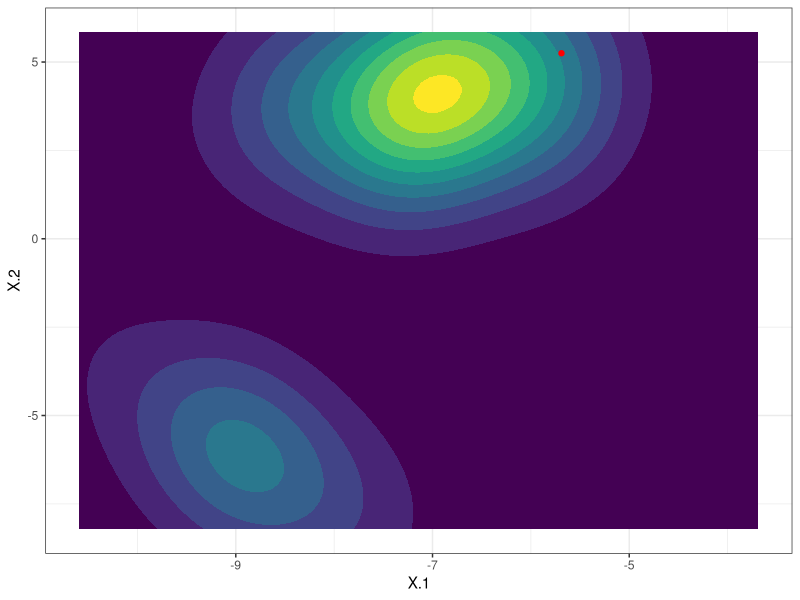

Write the R code that produced this figure. (Note: this script raises an error after producing the figure.)
library(abind)
library(ggplot2)
library(MCMCpack)
library(mvtnorm)

setwd("~/git/tyche/inverse_problem/examples/lm-mixednormal-fixed")
rm(list = ls())

set.seed(0)

N = 100
k = 2
num.components = 2

alpha = 4
beta = c(-2.5, -1.25)
mixing.prob = c(0.25, 0.75)
mixing.prob.cum = cumsum(mixing.prob)
mu.X = matrix(c(-9, -6, -7, 4), ncol = 2)
Sigma.X = array(dim = c(2, 2, 2))
Sigma.X[,,1] = matrix(c(0.6, -0.9, -0.9, 1.5), nrow = 2)
Sigma.X[,,2] = matrix(c(1, 0.25, 0.25, 0.5), nrow = 2)
sigma = 0.4

X.all = Reduce(function(m1, m2) abind(m1, m2, along = 3), lapply(1:num.components, function(i) rmvnorm(N, mu.X[,i], Sigma.X[,,i])))
X.mask = findInterval(runif(N), mixing.prob.cum) + 1
X = t(sapply(1:N, function(i) X.all[i,,X.mask[i]]))
eps = rnorm(N, 0, sigma)
y = c(X %*% beta + eps)

save(N, k, X, y, file = "data.RData")
save(N, k, num.components, alpha, beta, sigma, mixing.prob, mixing.prob.cum, mu.X, Sigma.X, eps, file = "params.RData")

y.val = sort(y)[4]
y.index = which(y == y.val)
X.val = X[y.index,,drop = FALSE]
y.val = c(alpha + X.val %*% beta)
save(y.val, X.val, file = "values.RData")

df.X = data.frame(X = X)
df.X.val = data.frame(X = X.val)
ggplot(df.X, aes(X.1, X.2)) +
  geom_density_2d_filled() +
  geom_point(data = df.X.val, color = "red") +
  theme_bw() +
  theme(legend.position = "none")
ggsave("images/density-X.png", width = 4, height = 4)

df.y = data.frame(y)
ggplot(df.y, aes(y)) +
  geom_density(fill = "black", alpha = 0.25) +
  geom_vline(xintercept = y.val, color = "red") +
  theme_bw()
ggsave("images/density-y.png", width = 4, height = 4)
